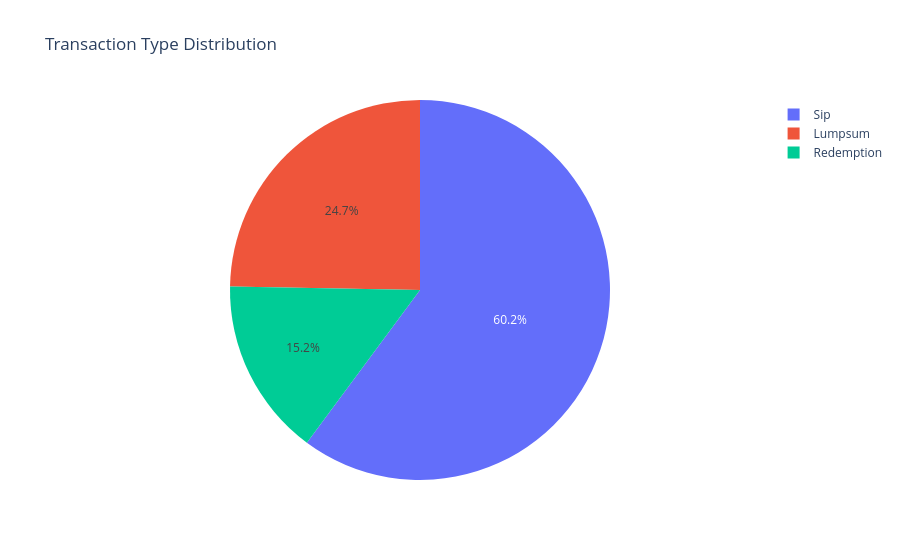

Notebook cell for this chart:
### Markdown cell above
Finding 7 (EDA)

### Code cell
import pandas as pd
import plotly.express as px

transactions = pd.read_csv("../data/processed/investor_transactions_clean.csv")

txn_counts = transactions["transaction_type"].value_counts()

fig = px.pie(
    values=txn_counts.values,
    names=txn_counts.index,
    title="Transaction Type Distribution"
)

fig.show()

### Figure 1 — Plotly figure (JSON) as saved in the notebook; plotly's stock layout.template omitted (floating-point values rounded to 4 significant figures)
{"data": [{"domain": {"x": [0, 1], "y": [0, 1]}, "hovertemplate": "label=%{label}<br>value=%{value}<extra></extra>", "labels": ["Sip", "Lumpsum", "Redemption"], "legendgroup": "", "name": "", "showlegend": true, "type": "pie", "values": [19716, 8095, 4967]}], "layout": {"legend": {"tracegroupgap": 0}, "title": {"text": "Transaction Type Distribution"}}}
